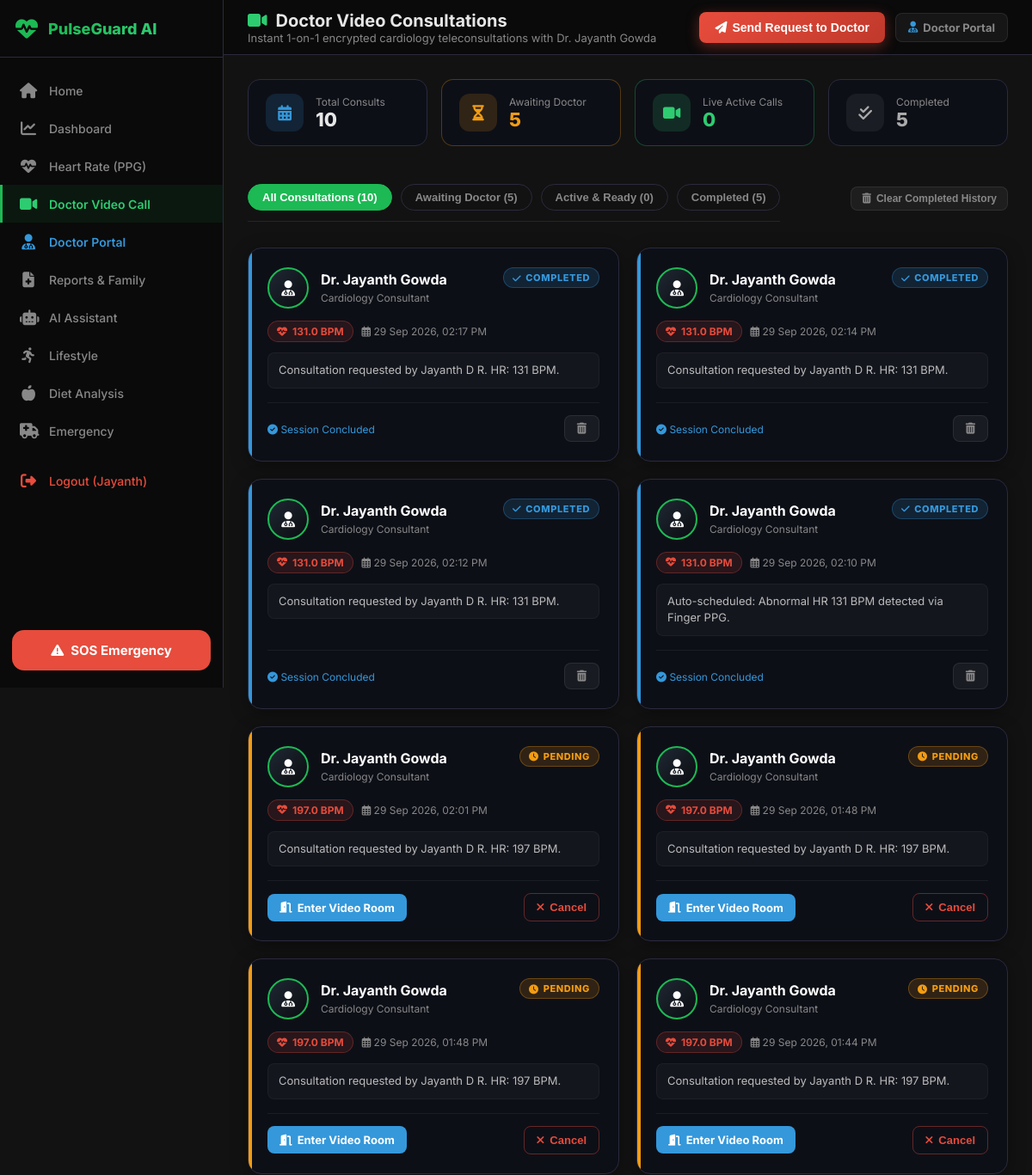
Before: /appointments (signed in, upper part) with the older database file.
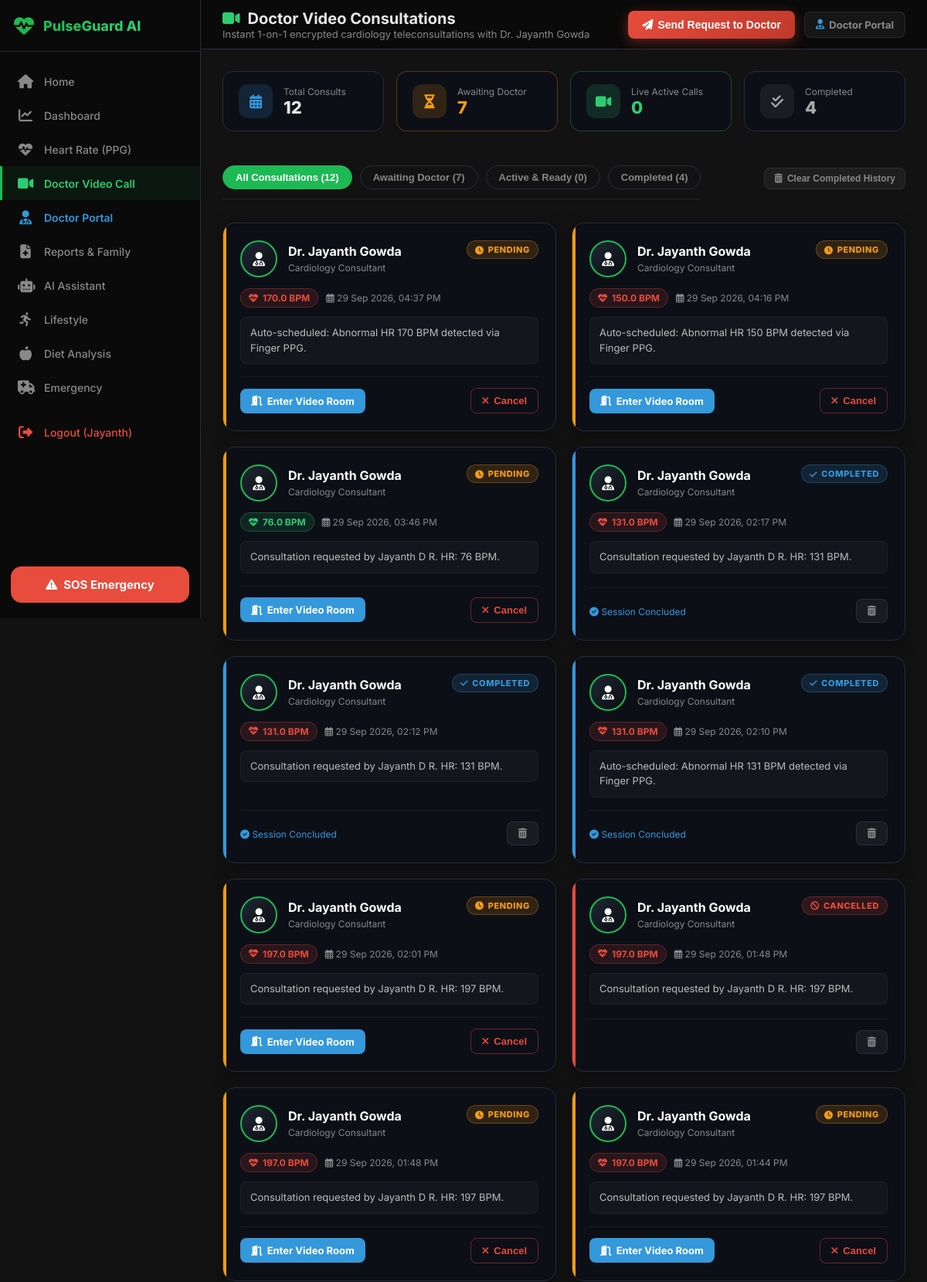
After: the same page with the newer database file.
### app.py (models this page shows)
class DoctorAppointment(db.Model):
    id = db.Column(db.Integer, primary_key=True)
    user_id = db.Column(db.Integer, db.ForeignKey('user.id'), nullable=False)
    created_at = db.Column(db.DateTime, default=datetime.datetime.utcnow)
    trigger_bpm = db.Column(db.Float)
    status = db.Column(db.String(20), default='pending')  # pending, accepted, completed, cancelled
    doctor_name = db.Column(db.String(100), default='Dr. Ramesh Kumar')
    room_id = db.Column(db.String(50))
    notes = db.Column(db.Text)
    patient = db.relationship('User', backref='appointments')

### app.py (the view)
@app.route('/appointments')
@login_required
def appointments_page():
    appts = DoctorAppointment.query.filter_by(user_id=current_user.id).order_by(DoctorAppointment.created_at.desc()).all()
    return render_template('appointments.html', appointments=appts)

### app.py (called while the page is built)
@login_manager.user_loader
def load_user(user_id):
    return User.query.get(int(user_id))

### templates/appointments.html (shortened to what the changed rows need)
<!DOCTYPE html>
<html lang="en" data-theme="dark">
<head>
  <link rel="stylesheet" href="https://cdnjs.cloudflare.com/ajax/libs/font-awesome/6.4.0/css/all.min.css" />
  <link rel="stylesheet" href="/static/pulseguard.css" />
</head>
<body>
  <main class="pg-main">
    <header class="pg-header">
      <div>
        <h1 style="display:flex; align-items:center; gap:10px;">
          <i class="fas fa-video" style="color:#2ecc71;"></i> Doctor Video Consultations
        </h1>
      </div>
    </header>
    <div class="pg-content">
      {% set pending_count = appointments | selectattr('status', 'equalto', 'pending') | list | length %}
      {% set accepted_count = appointments | selectattr('status', 'equalto', 'accepted') | list | length %}
      {% set completed_count = appointments | selectattr('status', 'equalto', 'completed') | list | length %}
      {% set total_count = appointments | length %}
      <div class="kpi-row fade-in">
        <div class="kpi-card">
          <div>
            <div style="font-size:12px; color:var(--muted);">Total Consults</div>
            <div style="font-size:22px; font-weight:800; color:var(--text);">{{ total_count }}</div>
          </div>
        </div>
        <div class="kpi-card" style="border-color: rgba(243,156,18,0.3);">
          <div>
            <div style="font-size:12px; color:var(--muted);">Awaiting Doctor</div>
            <div style="font-size:22px; font-weight:800; color:#f39c12;">{{ pending_count }}</div>
          </div>
        </div>
        <div class="kpi-card">
          <div>
            <div style="font-size:12px; color:var(--muted);">Completed</div>
            <div style="font-size:22px; font-weight:800; color:#aaa;">{{ completed_count }}</div>
          </div>
        </div>
      </div>
      <div style="display:flex; justify-content:space-between; align-items:center; flex-wrap:wrap; gap:10px;">
        <div class="filter-tabs">
          <button class="filter-btn active" onclick="filterAppointments('all', this)">
            All Consultations ({{ total_count }})
          </button>
          <button class="filter-btn" onclick="filterAppointments('pending', this)">
            Awaiting Doctor ({{ pending_count }})
          </button>
          <button class="filter-btn" onclick="filterAppointments('accepted', this)">
            Active & Ready ({{ accepted_count }})
          </button>
          <button class="filter-btn" onclick="filterAppointments('completed', this)">
            Completed ({{ completed_count }})
          </button>
        </div>
      </div>
      {% if appointments %}
        <div class="appt-grid" id="appointments-container">
          {% for a in appointments %}
          <div class="consult-card {{ a.status }}" id="appt-card-{{ a.id }}" data-status="{{ a.status }}" data-room="{{ a.room_id }}">
            <div>
              <div style="display:flex; justify-content:space-between; align-items:flex-start; margin-bottom:14px;">
                <div class="doctor-header" style="margin-bottom:0;">
                  <div class="doctor-avatar">
                    <i class="fas fa-user-md"></i>
                  </div>
                  <div class="doctor-meta">
                    <h4>{{ a.doctor_name }}</h4>
                    <span>Cardiology Consultant</span>
                  </div>
                </div>
                <span class="status-pill pill-{{ a.status }}" id="badge-{{ a.id }}">
                  {% if a.status == 'pending' %}<i class="fas fa-clock"></i> Pending{% endif %}
                  {% if a.status == 'completed' %}<i class="fas fa-check"></i> Completed{% endif %}
                  {% if a.status == 'cancelled' %}<i class="fas fa-ban"></i> Cancelled{% endif %}
                </span>
              </div>
              <div style="display:flex; gap:10px; align-items:center; flex-wrap:wrap; margin-bottom:12px;">
                <div class="pulse-metric-badge {% if a.trigger_bpm >= 60 and a.trigger_bpm <= 100 %}normal{% endif %}">
                  <i class="fas fa-heartbeat"></i> {{ a.trigger_bpm | round }} BPM
                </div>
                <div style="font-size:12px; color:var(--muted);">
                  <i class="far fa-calendar-alt"></i> {{ a.created_at.strftime('%d %b %Y, %I:%M %p') }}
                </div>
              </div>
              <p style="font-size:13px; color:#bbb; line-height:1.5; margin:0 0 16px; background:rgba(255,255,255,0.03); padding:10px 12px; border-radius:8px; border:1px solid rgba(255,255,255,0.04);">
                {{ a.notes }}
              </p>
            </div>
            <div style="display:flex; align-items:center; justify-content:space-between; border-top:1px solid rgba(255,255,255,0.06); padding-top:14px; gap:8px;">
              <div>
                {% if a.status == 'accepted' %}
                  <a href="/videochat/{{ a.room_id }}?role=patient" class="action-btn btn-join">
                    <i class="fas fa-video"></i> Join Live Video Call
                  </a>
                {% elif a.status == 'pending' %}
                  <a href="/videochat/{{ a.room_id }}?role=patient" class="action-btn btn-wait" title="Enter room now and wait for doctor">
                    <i class="fas fa-door-open"></i> Enter Video Room
                  </a>
                {% elif a.status == 'completed' %}
                  <span style="font-size:12px; color:#3498db;"><i class="fas fa-check-circle"></i> Session Concluded</span>
                {% endif %}
              </div>
              <div style="display:flex; gap:6px;">
                {% if a.status == 'pending' %}
                  <button class="action-btn btn-danger-outline" onclick="cancelAppt({{ a.id }})" title="Cancel this request">
                    <i class="fas fa-times"></i> Cancel
                  </button>
                {% else %}
                  <button class="action-btn btn-subtle" onclick="deleteAppt({{ a.id }})" title="Delete record">
                    <i class="fas fa-trash-alt"></i>
                  </button>
                {% endif %}
              </div>
            </div>
          </div>
          {% endfor %}
        </div>
      {% endif %}
    </div>
  </main>
</body>
</html>

Changed rows visible on the page:
removed DoctorAppointment: doctor_name "Dr. Jayanth Gowda", status "completed" (drawn), trigger_bpm "131.0", created_at "29 Sep 2026, 02:14 PM", notes "Consultation requested by Jayanth D R. HR: 131 BPM."
added DoctorAppointment: doctor_name "Dr. Jayanth Gowda", status "pending" (drawn), trigger_bpm "170.0", created_at "29 Sep 2026, 04:37 PM", notes "Auto-scheduled: Abnormal HR 170 BPM detected via Finger PPG."
added DoctorAppointment: doctor_name "Dr. Jayanth Gowda", status "pending" (drawn), trigger_bpm "150.0", created_at "29 Sep 2026, 04:16 PM", notes "Auto-scheduled: Abnormal HR 150 BPM detected via Finger PPG."
added DoctorAppointment: doctor_name "Dr. Jayanth Gowda", status "pending" (drawn), trigger_bpm "76.0", created_at "29 Sep 2026, 03:46 PM", notes "Consultation requested by Jayanth D R. HR: 76 BPM."
changed DoctorAppointment (number 8 of 10 on the later page): status "PENDING Enter Video Room Cancel" → "CANCELLED"
Other visible differences:
{{ total_count }}: "10" → "12"
{{ pending_count }}: "5" → "7"
{{ completed_count }}: "5" → "4"
